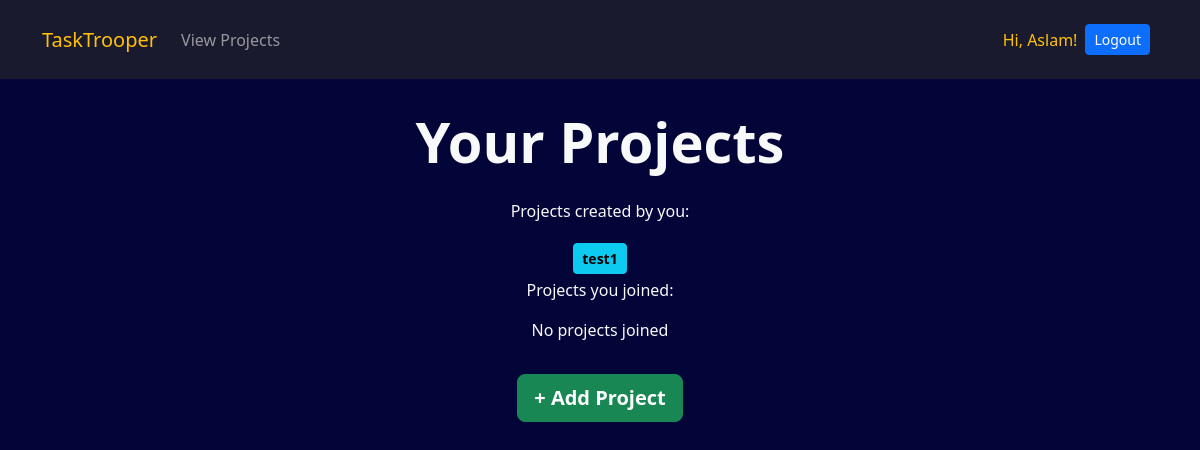
Page /app/myprojects/ (signed in) on the earlier database version.
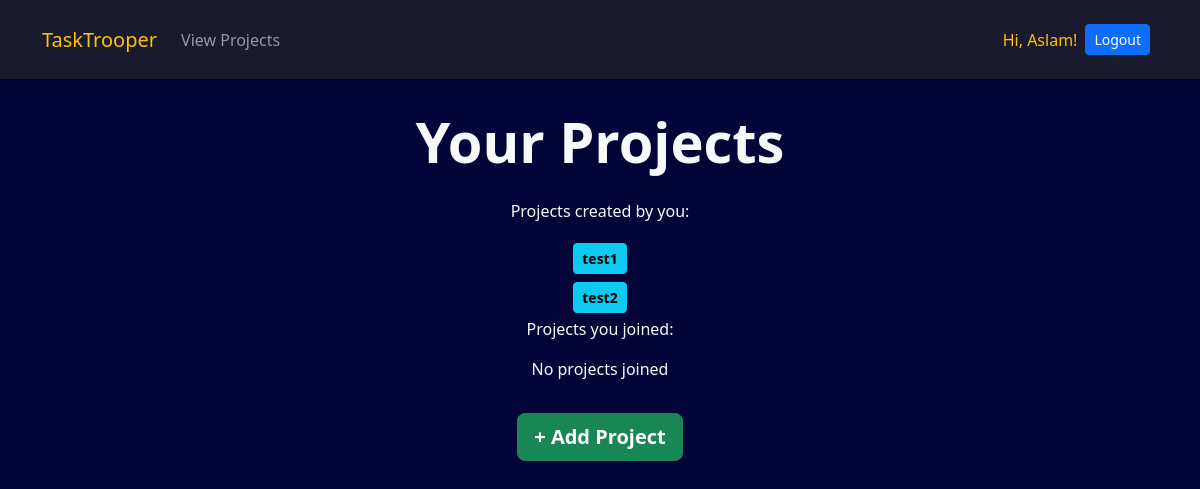
Same page on the later database version.
### core/models.py (models this page shows, shortened)
class Project(models.Model):
    name = models.CharField(max_length=100)
    creator = models.ForeignKey(User, on_delete=models.CASCADE, related_name="created_projects", editable=False, null=True)
    invite_code = models.CharField(max_length=7, blank=True, null=True)
    users = models.ManyToManyField(User, through='ProjectPermission', related_name="joined_projects")

### core/views.py (the view)
# urls.py: path('myprojects/', views.myprojects, name='myprojects'), # Overview of all projects
def myprojects(request):
    if not request.user.is_authenticated:
        return redirect(reverse("main:home"))
    created_projects = request.user.created_projects.all()
    joined_projects = request.user.joined_projects.exclude(creator=request.user)
    return render(request, "core/myprojects.html", {
        "created_projects": created_projects,
        "joined_projects": joined_projects
    })

### core/templates/core/myprojects.html (shortened to what this page needs)
{% extends "main/layout.html" %}
{% load permissions_tags %}
{% load static %}
{% load crispy_forms_tags %}
{% block head %}
  <link rel="stylesheet" type="text/css" href="{% static 'core/styles.css' %}">
{% endblock %}
{% block body %}
  {% include "core/navbarlayout.html" %}
  <section class="bg-dark-blue-2 text-light text-center p-5 p-lg-0 pt-lg-5" style="height: 100vh;">
    <div class="container pb-3">
      <h1 class="display-4 fw-bold">Your Projects</h1>
    </div>
    <div class="container">
      <p>Projects created by you:</p>
      {% for project in created_projects %}
        <div class="p-1">
          <a href="{% url 'core:project' project.id %}" class="btn btn-info btn-sm">
            <span class="fw-bold">
              {{ project.name }}
            </span>
          </a>
        </div>
      {% empty %}
        <p>No projects created</p>
      {% endfor %}
    </div>
    <div class="container">
      <p>Projects you joined:</p>
      {% for project in joined_projects %}
        <div class="p-1">
          <a href="{% url 'core:project' project.id %}" class="btn btn-info btn-sm">
            <span class="fw-bold">
              {{ project.name }}
            </span>
          </a>
        </div>
      {% empty %}
        <p>No projects joined</p>
      {% endfor %}
    </div>
    <div class="pt-3">
      <a href="{% url 'core:addproject' %}" class="btn btn-success btn-lg">
        <span class="fw-bold">
          + Add Project
        </span>
      </a>
    </div>
  </section>
{% endblock %}

Differences in the rows shown:
added Project: name "test2"
